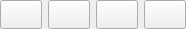
<?xml version="1.0" encoding="UTF-8"?>
<ui version="4.0">
 <class>ItemDirectionConfigurator</class>
 <widget class="QWidget" name="ItemDirectionConfigurator">
  <property name="geometry">
   <rect>
    <x>0</x>
    <y>0</y>
    <width>186</width>
    <height>29</height>
   </rect>
  </property>
  <layout class="QHBoxLayout" name="horizontalLayout_6">
   <property name="leftMargin">
    <number>0</number>
   </property>
   <property name="topMargin">
    <number>0</number>
   </property>
   <property name="rightMargin">
    <number>0</number>
   </property>
   <property name="bottomMargin">
    <number>0</number>
   </property>
   <item>
    <widget class="QPushButton" name="uItemLeftButton">
     <property name="minimumSize">
      <size>
       <width>0</width>
       <height>29</height>
      </size>
     </property>
     <property name="toolTip">
      <string>Left [Ctrl+Left]</string>
     </property>
     <property name="text">
      <string/>
     </property>
     <property name="icon">
      <iconset>
       <normaloff>:/images/icons/stop_icon.png</normaloff>:/images/icons/stop_icon.png</iconset>
     </property>
     <property name="iconSize">
      <size>
       <width>16</width>
       <height>16</height>
      </size>
     </property>
     <property name="shortcut">
      <string>Ctrl+Left</string>
     </property>
     <property name="checkable">
      <bool>true</bool>
     </property>
     <property name="autoExclusive">
      <bool>false</bool>
     </property>
     <attribute name="buttonGroup">
      <string notr="true">uItemDirectionButtonGroup</string>
     </attribute>
    </widget>
   </item>
   <item>
    <widget class="QPushButton" name="uItemRightButton">
     <property name="minimumSize">
      <size>
       <width>0</width>
       <height>29</height>
      </size>
     </property>
     <property name="toolTip">
      <string>Right [Ctrl+Right]</string>
     </property>
     <property name="text">
      <string/>
     </property>
     <property name="icon">
      <iconset>
       <normaloff>:/images/icons/stop_icon.png</normaloff>:/images/icons/stop_icon.png</iconset>
     </property>
     <property name="iconSize">
      <size>
       <width>16</width>
       <height>16</height>
      </size>
     </property>
     <property name="shortcut">
      <string>Ctrl+Right</string>
     </property>
     <property name="checkable">
      <bool>true</bool>
     </property>
     <property name="checked">
      <bool>false</bool>
     </property>
     <property name="autoExclusive">
      <bool>false</bool>
     </property>
     <attribute name="buttonGroup">
      <string notr="true">uItemDirectionButtonGroup</string>
     </attribute>
    </widget>
   </item>
   <item>
    <widget class="QPushButton" name="uItemDownButton">
     <property name="minimumSize">
      <size>
       <width>0</width>
       <height>29</height>
      </size>
     </property>
     <property name="toolTip">
      <string>Down [Ctrl+Down]</string>
     </property>
     <property name="text">
      <string/>
     </property>
     <property name="icon">
      <iconset>
       <normaloff>:/images/icons/stop_icon.png</normaloff>:/images/icons/stop_icon.png</iconset>
     </property>
     <property name="iconSize">
      <size>
       <width>16</width>
       <height>16</height>
      </size>
     </property>
     <property name="shortcut">
      <string>Ctrl+Down</string>
     </property>
     <property name="checkable">
      <bool>true</bool>
     </property>
     <property name="autoExclusive">
      <bool>false</bool>
     </property>
     <attribute name="buttonGroup">
      <string notr="true">uItemDirectionButtonGroup</string>
     </attribute>
    </widget>
   </item>
   <item>
    <widget class="QPushButton" name="uItemUpButton">
     <property name="minimumSize">
      <size>
       <width>0</width>
       <height>29</height>
      </size>
     </property>
     <property name="toolTip">
      <string>Up [Ctrl+Up]</string>
     </property>
     <property name="text">
      <string/>
     </property>
     <property name="icon">
      <iconset>
       <normaloff>:/images/icons/stop_icon.png</normaloff>:/images/icons/stop_icon.png</iconset>
     </property>
     <property name="iconSize">
      <size>
       <width>16</width>
       <height>16</height>
      </size>
     </property>
     <property name="shortcut">
      <string>Ctrl+Up</string>
     </property>
     <property name="checkable">
      <bool>true</bool>
     </property>
     <property name="autoExclusive">
      <bool>false</bool>
     </property>
     <attribute name="buttonGroup">
      <string notr="true">uItemDirectionButtonGroup</string>
     </attribute>
    </widget>
   </item>
  </layout>
 </widget>
 <resources/>
 <connections/>
 <buttongroups>
  <buttongroup name="uItemDirectionButtonGroup"/>
 </buttongroups>
</ui>
